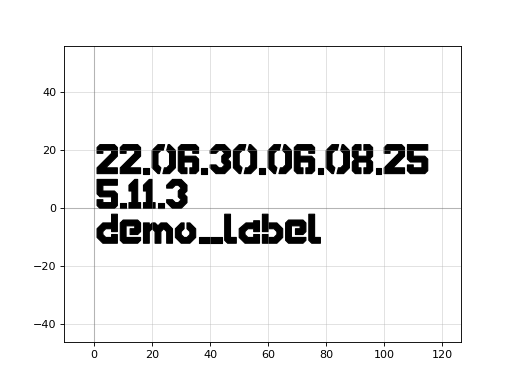

This chart was generated by the following Python code:
import gdsfactory as gf

c = gf.components.version_stamp(labels=['demo_label'], with_qr_code=False, layer='WG', pixel_size=1, version='5.11.3', text_size=10)
c.plot()
